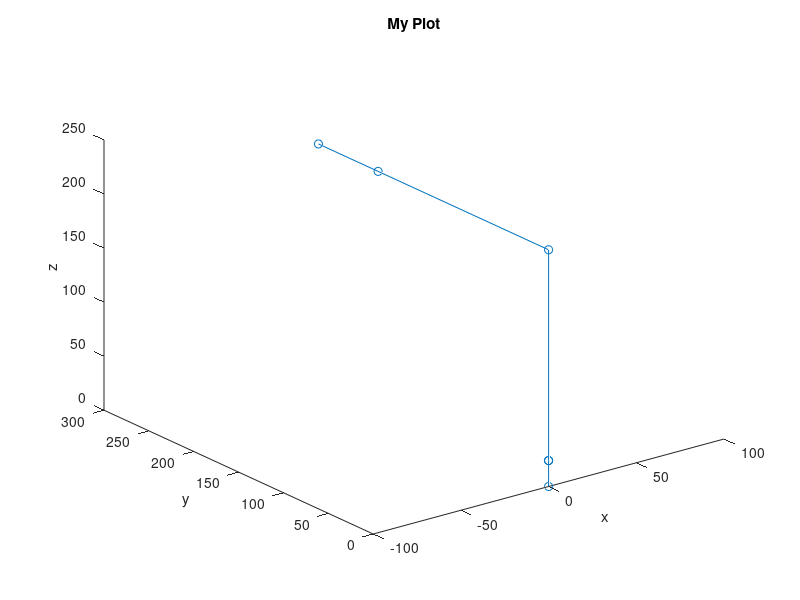

This figure's MATLAB source:
clear;

x = [0 0 0 4.32987e-14 4.32987e-14 4.32987e-14 ];
y = [0 0 0 0 190 256.5 ];
z = [0 24 24 219 219 219 ];

grid on;

plot3(x,y,z,'-o');
title('My Plot');
xlabel('x');
ylabel('y');
zlabel('z');
xlim([-100 100]);
% ylim([-5 10]);